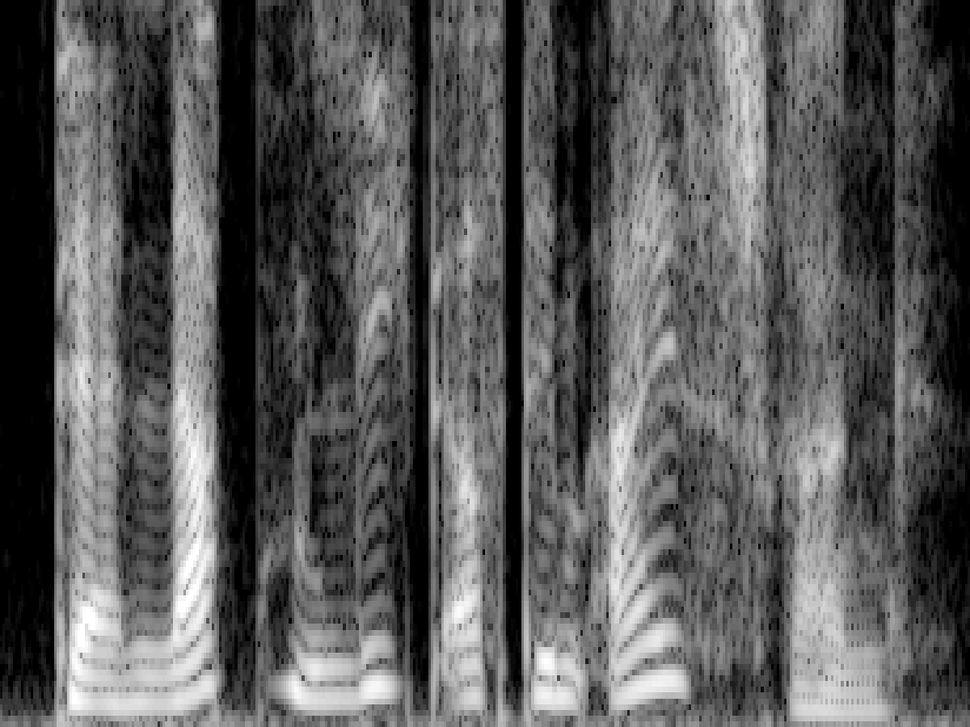
#> input picture 03a01Fa.png, 970 x 727 px, shrunk from 1200 x 900 before the run
$ python gradient.py
#> lines starting #> are read from the running program, lines starting #| are printed output that depends on the picture
import numpy as np
import cv2 as cv
from matplotlib import pyplot as plt

img = cv.imread('03a01Fa.png',0)
#> img is the input picture: shape (727, 970); min 0, max 255, mean 89.2
img = cv.imread('digit_0.png', 0)
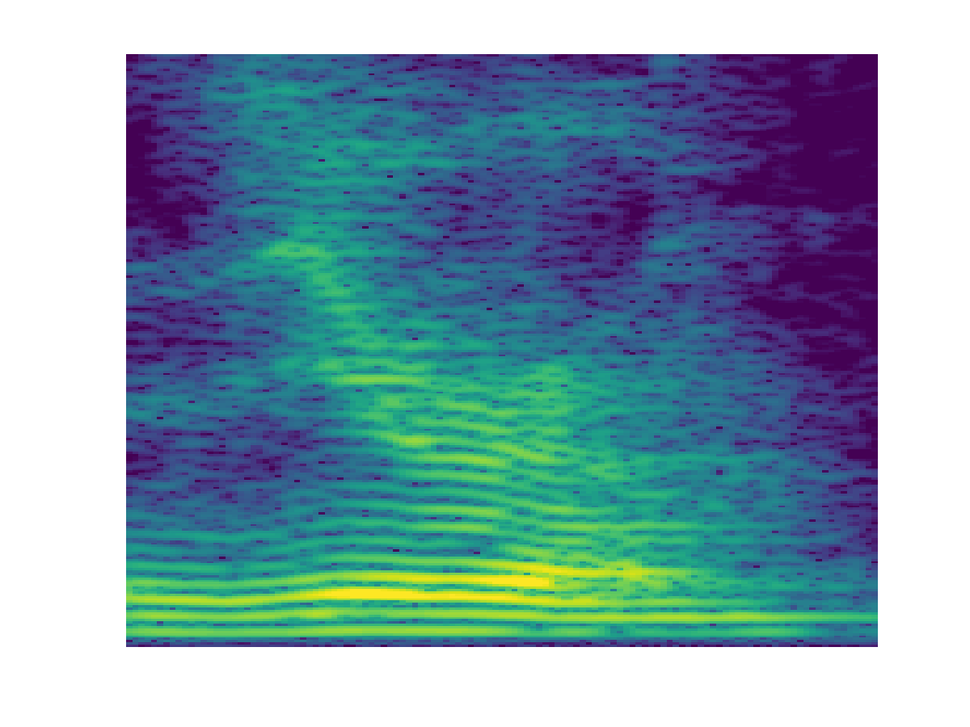
#> input picture digit_0.png, 970 x 727 px, shrunk from 1200 x 900 before the run
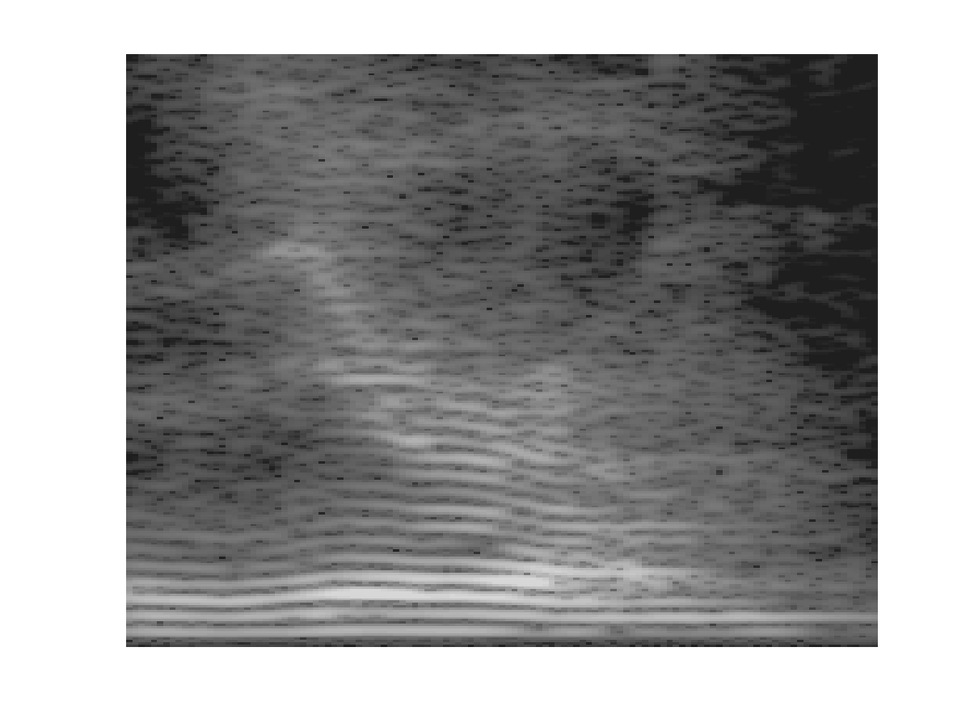
#> img: shape (727, 970); min 24, max 255, mean 152.8

laplacian = cv.Laplacian(img,cv.CV_64F)
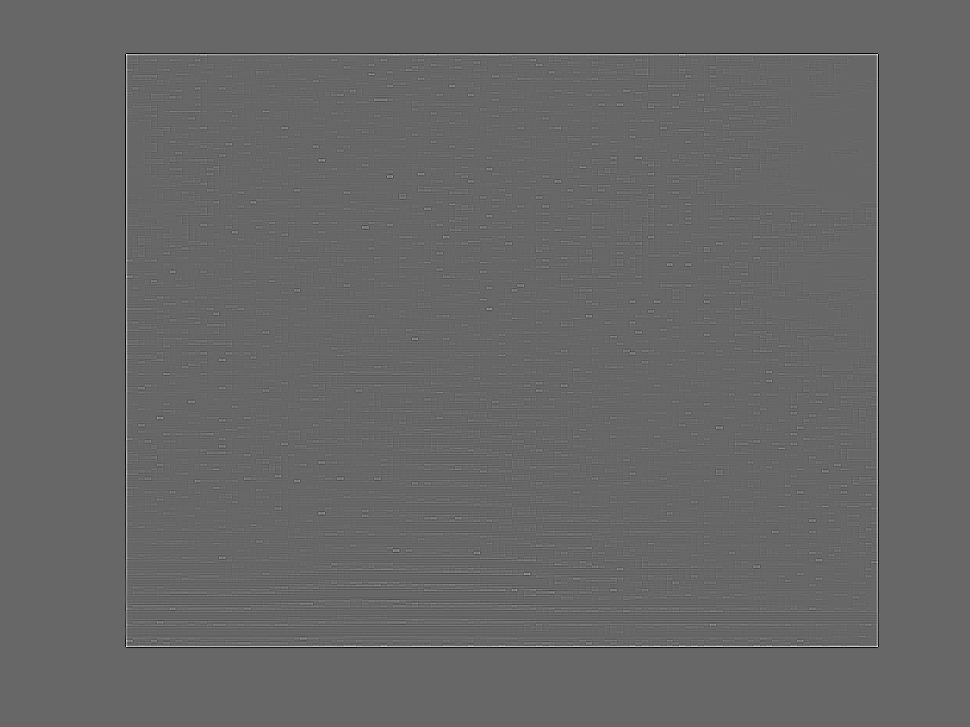
#> laplacian: shape (727, 970) float64; min -210, max 306, mean 0; drawn with min black and max white
sobelx = cv.Sobel(img,cv.CV_64F,1,0,ksize=5)
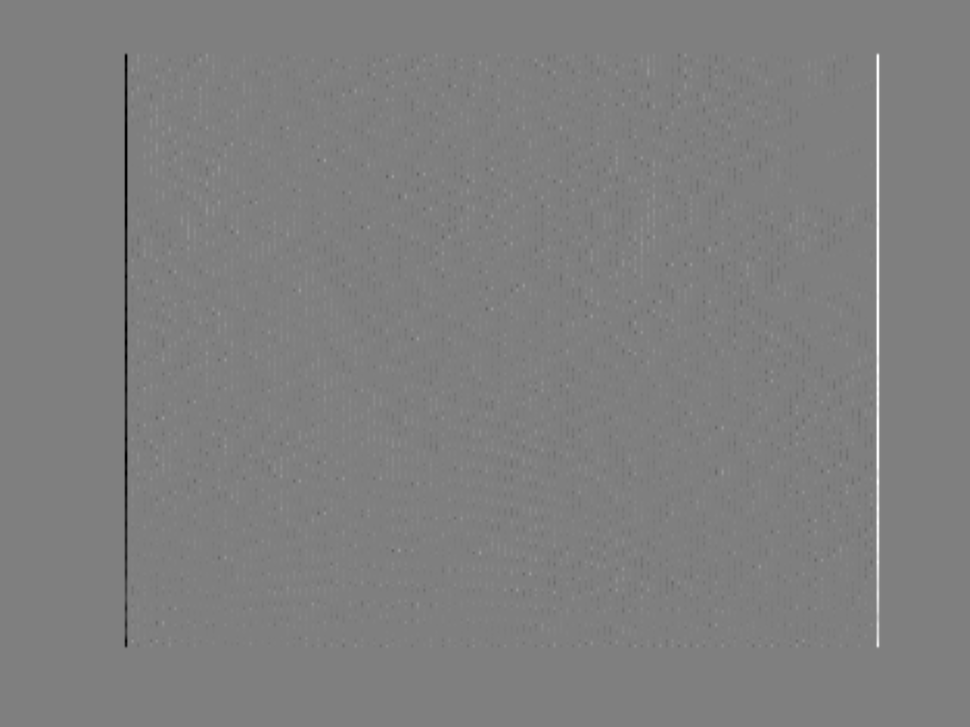
#> sobelx: shape (727, 970) float64; min -10865, max 10835, mean 0; drawn with min black and max white
sobely = cv.Sobel(img,cv.CV_64F,0,1,ksize=5)
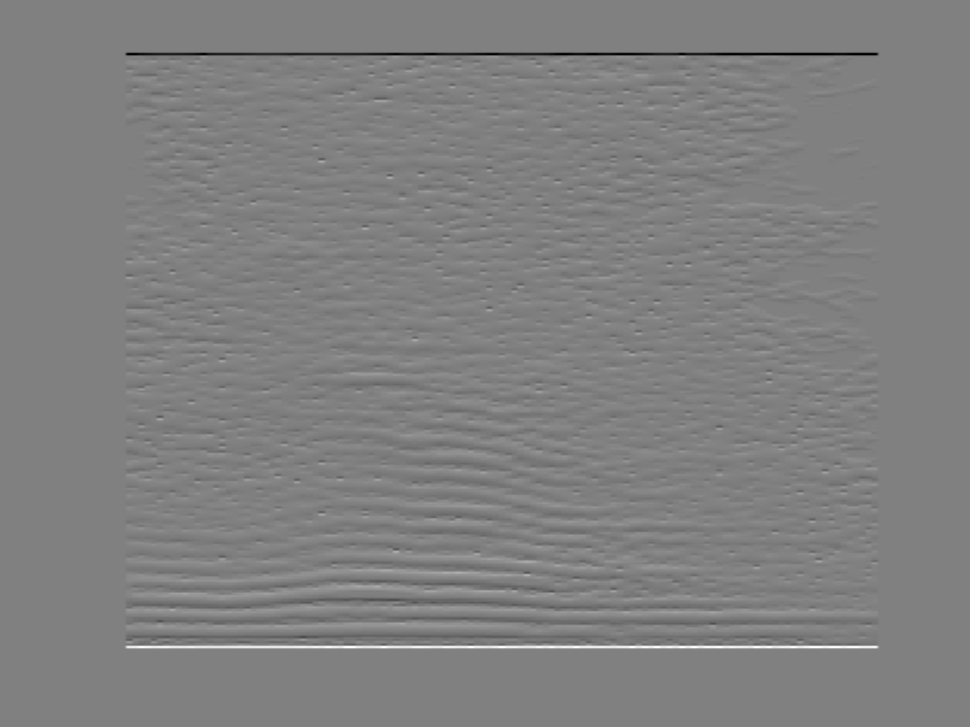
#> sobely: shape (727, 970) float64; min -10853, max 10738, mean 0; drawn with min black and max white

plt.subplot(2,2,1),plt.imshow(img,cmap = 'gray')
plt.title('Original'), plt.xticks([]), plt.yticks([])
plt.subplot(2,2,2),plt.imshow(laplacian,cmap = 'gray')
plt.title('Laplacian'), plt.xticks([]), plt.yticks([])
plt.subplot(2,2,3),plt.imshow(sobelx,cmap = 'gray')
plt.title('Sobel X'), plt.xticks([]), plt.yticks([])
plt.subplot(2,2,4),plt.imshow(sobely,cmap = 'gray')
plt.title('Sobel Y'), plt.xticks([]), plt.yticks([])
plt.show()
